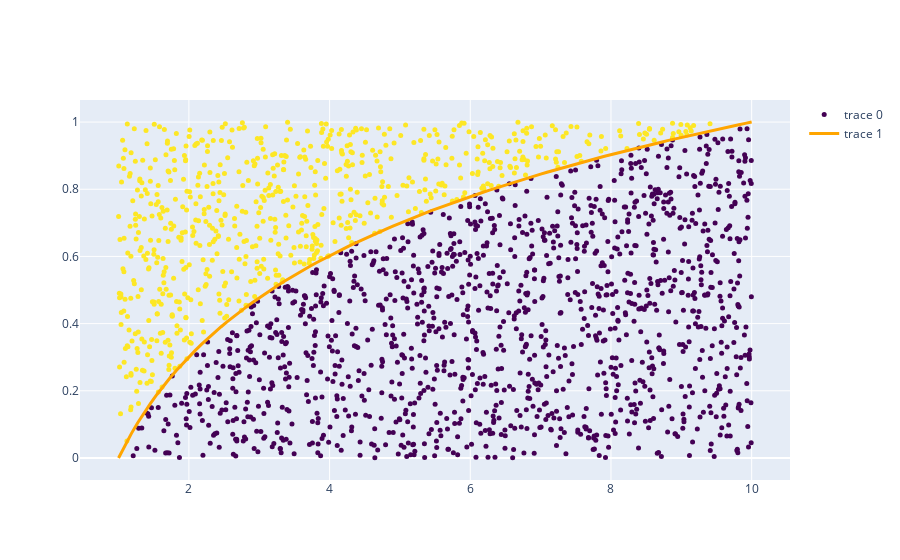

The code cell stored with this chart in its notebook:
### Code cell
## plot dos pontos de teste e a função log10(x) no intervalo [1,10]

fig = go.Figure()
fig.add_trace(go.Scatter(x=x_test[:,0], y=x_test[:,1], mode='markers', marker=dict(color=y_test, colorscale='Viridis', size=5)))
x = np.linspace(1, 10, 100)
y = np.log10(x)
fig.add_trace(go.Scatter(x=x, y=y, mode='lines', line=dict(color='orange', width=3)))
fig.show()
